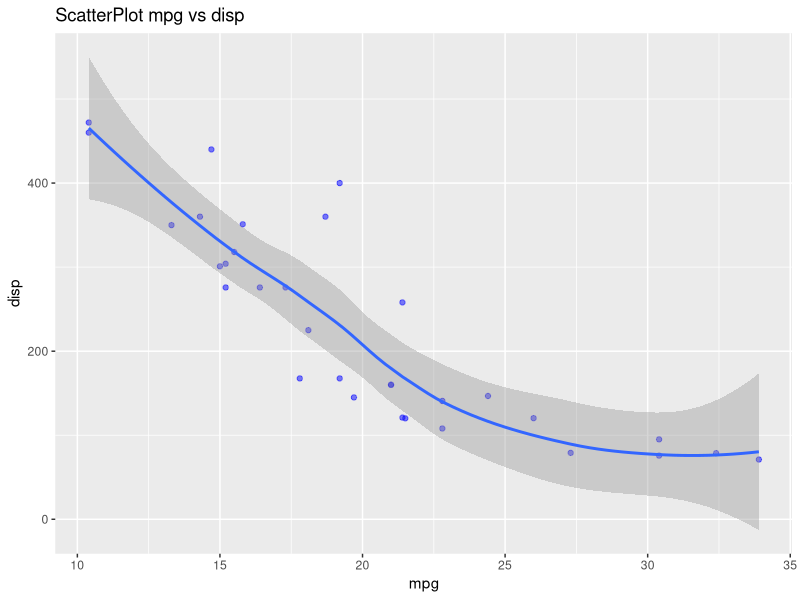

Write R code to recreate this figure.
## ---- chunk 1
library(ggplot2)
library(dplyr)

## ---- chunk 2
data(mtcars)
## ---- chunk 3
View(mtcars)
summary(mtcars)
nrow(mtcars)
ncol(mtcars)
class(mtcars)
str(mtcars)
## ---- chunk 4
ggplot(mtcars, aes(x = mpg, y = disp )) +
geom_point(alpha = 0.5, color = "blue") +
geom_smooth() +
  ggtitle("ScatterPlot mpg vs disp")

 
